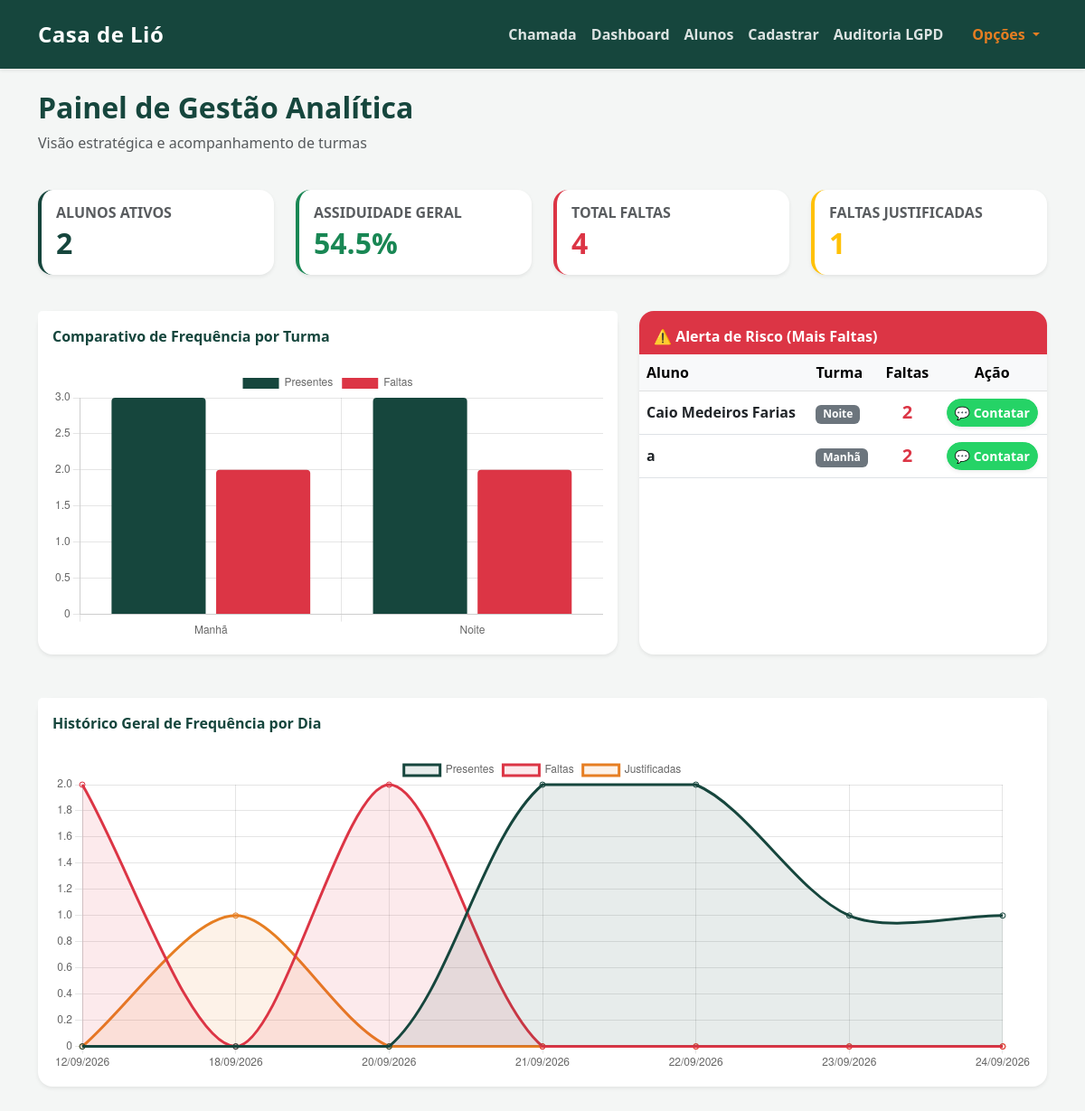
/dashboard (signed in), run on an earlier commit of the app's database.
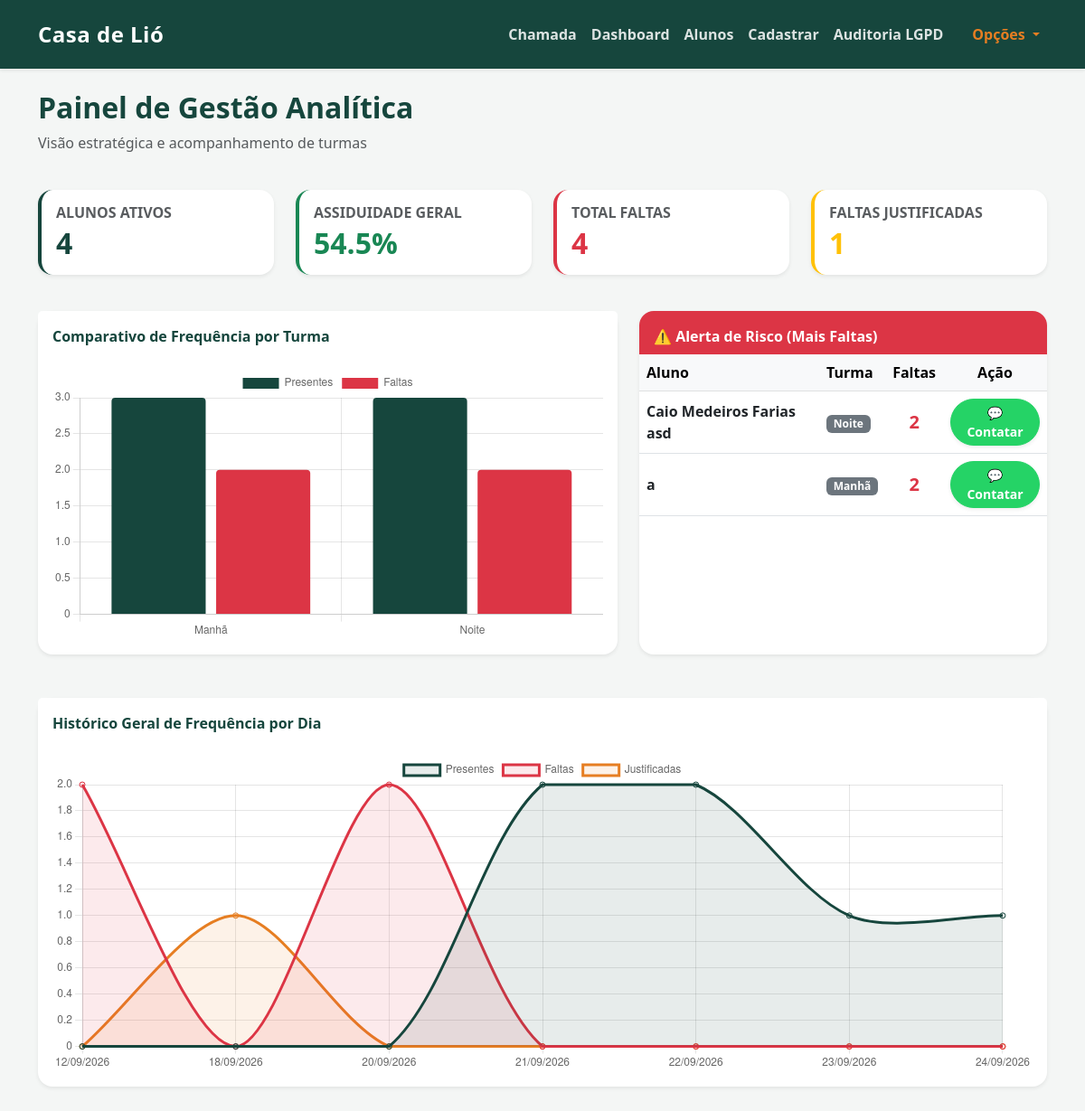
And on a later commit of the database.
### tables this page shows
CREATE TABLE alunos (
        id INTEGER PRIMARY KEY AUTOINCREMENT,
        nome TEXT NOT NULL,
        turma TEXT NOT NULL,
        data_nascimento TEXT,
        telefone TEXT,
        cep TEXT,
        rua TEXT,
        numero TEXT,
        bairro TEXT,
        cidade TEXT,
        referencia TEXT,
        contato_emergencia TEXT,
        telefone_emergencia TEXT,
        condicao_medica TEXT,
        nome_responsavel TEXT,
        autorizacao_pais INTEGER
    , consentimento_lgpd INTEGER DEFAULT 0, data_consentimento TEXT);

### app.py (the view)
@app.get("/dashboard", response_class=HTMLResponse)
async def dashboard(request: Request):
    usuario = obter_usuario_atual(request)
    if not usuario or usuario['perfil'] != 'coordenacao':
        return RedirectResponse(url="/", status_code=303)
    conexao = pegar_conexao()
    total_alunos = conexao.execute('SELECT COUNT(*) as qtd FROM alunos').fetchone()['qtd']
    totais = conexao.execute('SELECT status, COUNT(*) as quantidade FROM presencas GROUP BY status').fetchall()
    dados_grafico = {"Presente": 0, "Falta": 0, "Falta justificada": 0}
    for linha in totais:
        dados_grafico[linha['status']] = linha['quantidade']
    total_registos = sum(dados_grafico.values())
    taxa_assiduidade = round((dados_grafico['Presente'] / total_registos * 100), 1) if total_registos > 0 else 0
    historico = conexao.execute('''
        SELECT data,
               SUM(CASE WHEN status = 'Presente' THEN 1 ELSE 0 END) as presentes,
               SUM(CASE WHEN status = 'Falta' THEN 1 ELSE 0 END) as faltas,
               SUM(CASE WHEN status = 'Falta justificada' THEN 1 ELSE 0 END) as justificadas
        FROM presencas
        GROUP BY data
        ORDER BY data ASC
    ''').fetchall()
    turmas_db = conexao.execute('''
        SELECT alunos.turma,
               SUM(CASE WHEN presencas.status = 'Presente' THEN 1 ELSE 0 END) as presentes,
               SUM(CASE WHEN presencas.status = 'Falta' THEN 1 ELSE 0 END) as faltas
        FROM presencas
        JOIN alunos ON presencas.aluno_id = alunos.id
        GROUP BY alunos.turma
    ''').fetchall()
    dados_turmas = {
        "nomes": [t['turma'] for t in turmas_db],
        "presentes": [t['presentes'] for t in turmas_db],
        "faltas": [t['faltas'] for t in turmas_db]
    }
    alunos_risco_db = conexao.execute('''
        SELECT alunos.nome, alunos.turma, alunos.telefone, COUNT(presencas.id) as total_faltas
        FROM presencas
        JOIN alunos ON presencas.aluno_id = alunos.id
        WHERE presencas.status = 'Falta'
        GROUP BY alunos.id
        ORDER BY total_faltas DESC
        LIMIT 5
    ''').fetchall()
    alunos_risco = []
    for aluno in alunos_risco_db:
        aluno_dict = dict(aluno)
        telefone_limpo = ''.join(filter(str.isdigit, aluno_dict['telefone']))
        if len(telefone_limpo) >= 10:
            telefone_limpo = "55" + telefone_limpo # Adiciona o DDI do Brasil automaticamente
        aluno_dict['telefone_whatsapp'] = telefone_limpo
        alunos_risco.append(aluno_dict)
    conexao.close()
    datas = [datetime.strptime(linha['data'], '%Y-%m-%d').strftime('%d/%m/%Y') for linha in historico]
    presentes = [linha['presentes'] for linha in historico]
    faltas = [linha['faltas'] for linha in historico]
    justificadas = [linha['justificadas'] for linha in historico]
    return templates.TemplateResponse(
        request=request,
        name="dashboard.html",
        context={
            "total_alunos": total_alunos, "dados_grafico": dados_grafico,
            "taxa_assiduidade": taxa_assiduidade, "datas": datas,
            "presentes": presentes, "faltas": faltas, "justificadas": justificadas,
            "dados_turmas": dados_turmas, "alunos_risco": alunos_risco
        }
    )

### templates/dashboard.html (shortened to what the changed rows need)
{% extends 'base.html' %}
{% block conteudo %}
<div class="row mb-4">
    <div class="col-12">
        <h2 class="text-primary fw-bold">Painel de Gestão Analítica</h2>
    </div>
</div>
<div class="row mb-4">
    <div class="col-md-3 mb-3">
        <div class="card shadow-sm border-0 border-start border-primary border-4 h-100">
            <div class="card-body">
                <h6 class="text-muted mb-1 text-uppercase fw-bold">Alunos Ativos</h6>
                <h2 class="fw-bold mb-0 text-primary">{{ total_alunos }}</h2>
            </div>
        </div>
    </div>
    <div class="col-md-3 mb-3">
        <div class="card shadow-sm border-0 border-start border-success border-4 h-100">
            <div class="card-body">
                <h2 class="fw-bold mb-0 text-success">{{ taxa_assiduidade }}%</h2>
            </div>
        </div>
    </div>
    <div class="col-md-3 mb-3">
        <div class="card shadow-sm border-0 border-start border-danger border-4 h-100">
            <div class="card-body">
                <h2 class="fw-bold mb-0 text-danger">{{ dados_grafico['Falta'] }}</h2>
            </div>
        </div>
    </div>
    <div class="col-md-3 mb-3">
        <div class="card shadow-sm border-0 border-start border-warning border-4 h-100">
            <div class="card-body">
                <h2 class="fw-bold mb-0 text-warning">{{ dados_grafico['Falta justificada'] }}</h2>
            </div>
        </div>
    </div>
</div>
<div class="row mb-4">
    <div class="col-md-5 mb-4">
        <div class="card shadow-sm border-0 h-100">
            <div class="card-body p-0">
                <div class="table-responsive">
                    <table class="table table-hover mb-0 align-middle">
                        <thead class="table-light">
                            <tr>
                                <th>Aluno</th>
                                <th>Turma</th>
                                <th class="text-center">Faltas</th>
                                <th class="text-center">Ação</th>
                            </tr>
                        </thead>
                        <tbody>
                            {% for aluno in alunos_risco %}
                            <tr>
                                <td class="fw-semibold">
                                    {{ aluno['nome'] }}
                                </td>
                                <td><span class="badge bg-secondary">{{ aluno['turma'] }}</span></td>
                                <td class="text-center fw-bold text-danger fs-5">{{ aluno['total_faltas'] }}</td>
                                <td class="text-center">
                                    <a href="https://wa.me/{{ aluno['telefone_whatsapp'] }}?text=Olá, notámos que o/a {{ aluno['nome'] }} faltou às últimas aulas na Casa de Lió. Gostaríamos de saber se está tudo bem e se precisam de algum apoio da instituição."
                                       target="_blank"
                                       class="btn btn-sm btn-success rounded-pill fw-bold shadow-sm"
                                       style="background-color: #25D366; border-color: #25D366;">
                                        💬 Contatar
                                    </a>
                                </td>
                            </tr>
                            {% else %}
                            <tr>
                                <td colspan="4" class="text-center text-muted py-4">Nenhuma falta registada.</td>
                            </tr>
                            {% endfor %}
                        </tbody>
                    </table>
                </div>
            </div>
        </div>
    </div>
</div>
<script>
    // Gráfico de Linha (Evolução Diária)
    const ctxEvolucao = document.getElementById('graficoEvolucao');
    new Chart(ctxEvolucao, {
        type: 'line',
        data: {
            labels: {{ datas | safe }},
            datasets: [
                { label: 'Presentes', data: {{ presentes }}, borderColor: '#16463d', backgroundColor: 'rgba(22, 70, 61, 0.1)', tension: 0.3, fill: true },
                { label: 'Faltas', data: {{ faltas }}, borderColor: '#dc3545', backgroundColor: 'rgba(220, 53, 69, 0.1)', tension: 0.3, fill: true },
                { label: 'Justificadas', data: {{ justificadas }}, borderColor: '#e67e22', backgroundColor: 'rgba(230, 126, 34, 0.1)', tension: 0.3, fill: true }
            ]
        },
        options: { responsive: true, maintainAspectRatio: false, interaction: { mode: 'index', intersect: false } }
    });
    // NOVO: Gráfico de Barras (Comparativo de Turmas)
    const ctxTurmas = document.getElementById('graficoTurmas');
    new Chart(ctxTurmas, {
        type: 'bar',
        data: {
            labels: {{ dados_turmas['nomes'] | safe }},
            datasets: [
                { label: 'Presentes', data: {{ dados_turmas['presentes'] }}, backgroundColor: '#16463d', borderRadius: 4 },
                { label: 'Faltas', data: {{ dados_turmas['faltas'] }}, backgroundColor: '#dc3545', borderRadius: 4 }
            ]
        },
        options: { responsive: true, maintainAspectRatio: false }
    });
</script>
{% endblock %}

What changed in the data, as far as the page shows it:
changed alunos "Noite": nome "Caio Medeiros Farias" → "Caio Medeiros Farias asd"
Also different on the page:
{{ total_alunos }}: "2" → "4"
